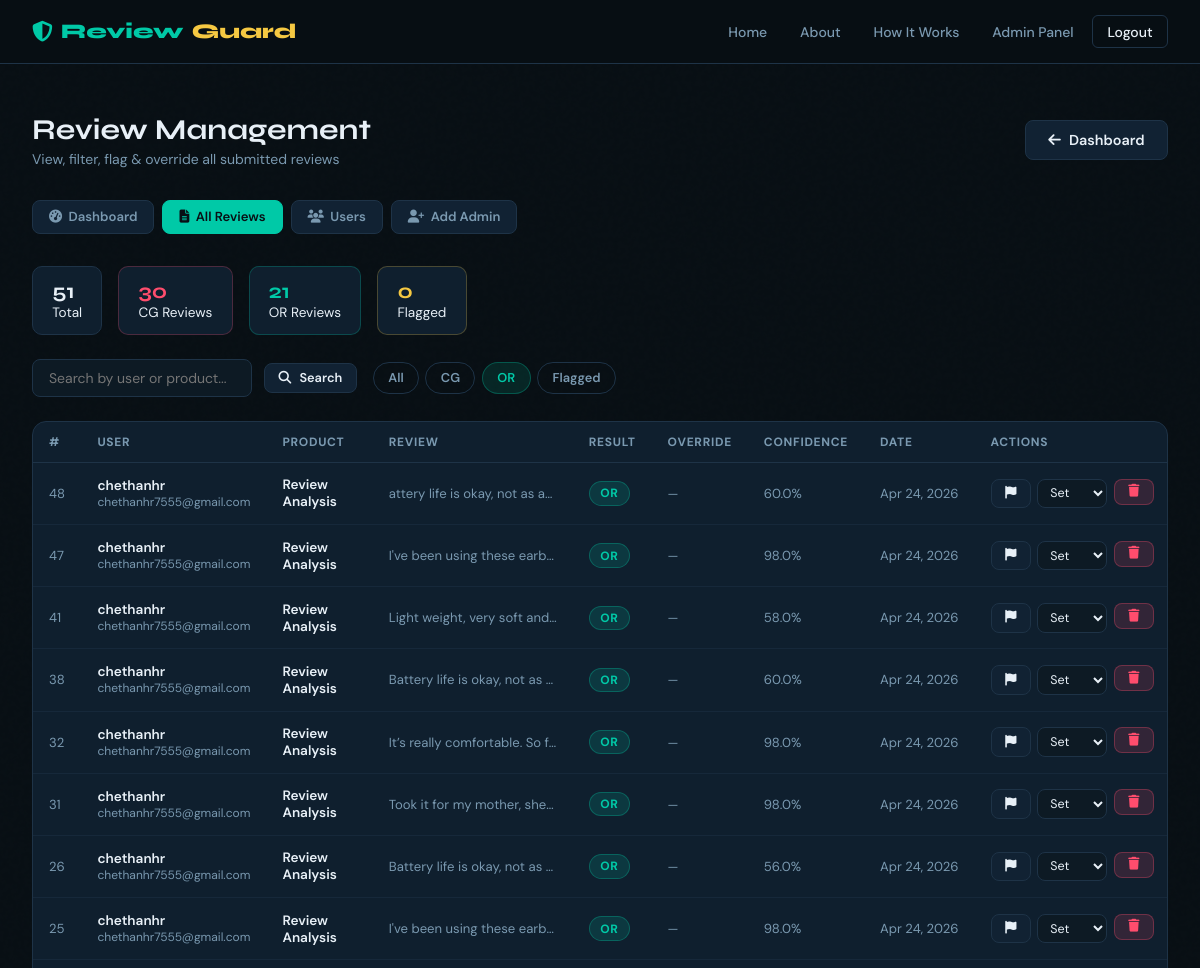
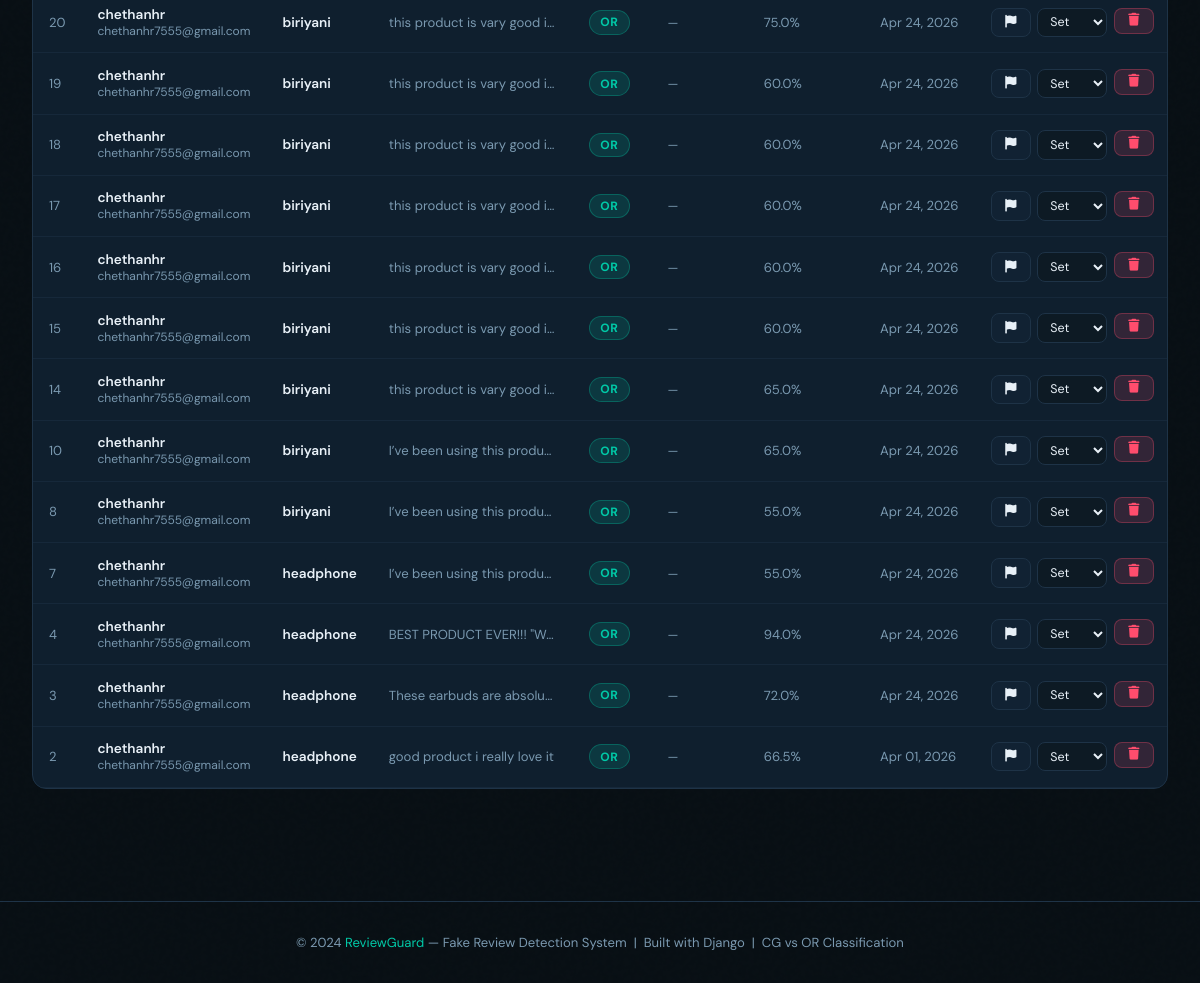
Screenshot of /admin-panel/reviews/?filter=OR (signed in) with the database file from the repository (2 pictures, top to bottom).
### reviews/models.py (models this page shows, shortened)
class Review(models.Model):
    user = models.ForeignKey(User, on_delete=models.CASCADE, related_name='reviews')
    product_name = models.CharField(max_length=200)
    category = models.CharField(max_length=50, choices=CATEGORY_CHOICES, default='other')
    review_text = models.TextField()
    result = models.CharField(max_length=5, choices=[('CG', 'Computer Generated'), ('OR', 'Original Review')])
    confidence = models.FloatField(default=0.0)
    detection_reasons = models.TextField(blank=True, default='')
    is_flagged = models.BooleanField(default=False)
    admin_override = models.CharField(max_length=5, blank=True, null=True)
    created_at = models.DateTimeField(auto_now_add=True)
    updated_at = models.DateTimeField(auto_now=True)
    class Meta:
        ordering = ['-created_at']
    @property
    def short_text(self):
        return self.review_text[:120] + '...' if len(self.review_text) > 120 else self.review_text

### admin_panel/views.py (the view)
    def wrapper(request, *args, **kwargs):
        if not request.user.is_authenticated or not request.user.is_staff:
            messages.error(request, 'Admin access required. Please login as admin.')
            return redirect('admin_login')
        return view_func(request, *args, **kwargs)

### admin_panel/views.py (called while the page is built)
def admin_required(view_func):
    def wrapper(request, *args, **kwargs):
        if not request.user.is_authenticated or not request.user.is_staff:
            messages.error(request, 'Admin access required. Please login as admin.')
            return redirect('admin_login')
        return view_func(request, *args, **kwargs)
    wrapper.__name__ = view_func.__name__
    return wrapper

### templates/admin_panel/admin_reviews.html (shortened to what this page needs)
{% extends 'base.html' %}
{% block content %}
<div class="admin-page">
    <div class="page-header">
        <div>
            <h1 style="font-size:1.8rem">Review Management</h1>
            <p style="color:var(--muted); font-size:0.875rem; margin-top:0.2rem">View, filter, flag & override all submitted reviews</p>
        </div>
        <a href="/admin-panel/dashboard/" class="btn btn-ghost"><i class="fas fa-arrow-left"></i> Dashboard</a>
    </div>
    <div class="admin-nav-pills">
        <a href="/admin-panel/dashboard/" class="admin-pill"><i class="fas fa-gauge-high"></i> Dashboard</a>
        <a href="/admin-panel/reviews/" class="admin-pill active"><i class="fas fa-file-lines"></i> All Reviews</a>
        <a href="/admin-panel/users/" class="admin-pill"><i class="fas fa-users"></i> Users</a>
        <a href="/admin-panel/register/" class="admin-pill"><i class="fas fa-user-plus"></i> Add Admin</a>
    </div>
    <div style="display:flex; gap:1rem; margin-bottom:1.5rem; flex-wrap:wrap">
        <div style="background:var(--card); border:1px solid var(--border); border-radius:10px; padding:0.8rem 1.2rem; font-size:0.85rem"><strong style="font-family:'Syne',sans-serif; font-size:1.3rem; display:block">{{ total }}</strong>Total</div>
        <div style="background:var(--card); border:1px solid rgba(255,77,109,0.25); border-radius:10px; padding:0.8rem 1.2rem; font-size:0.85rem"><strong style="font-family:'Syne',sans-serif; font-size:1.3rem; display:block; color:var(--red)">{{ cg_count }}</strong>CG Reviews</div>
        <div style="background:var(--card); border:1px solid rgba(0,201,167,0.25); border-radius:10px; padding:0.8rem 1.2rem; font-size:0.85rem"><strong style="font-family:'Syne',sans-serif; font-size:1.3rem; display:block; color:var(--teal)">{{ or_count }}</strong>OR Reviews</div>
        <div style="background:var(--card); border:1px solid rgba(245,200,66,0.25); border-radius:10px; padding:0.8rem 1.2rem; font-size:0.85rem"><strong style="font-family:'Syne',sans-serif; font-size:1.3rem; display:block; color:var(--gold)">{{ flagged_count }}</strong>Flagged</div>
    </div>
    <div class="filter-bar">
        <form method="GET" style="display:flex; gap:0.75rem; flex-wrap:wrap; align-items:center">
            <input type="text" name="search" class="search-input" placeholder="Search by user or product..." value="{{ search }}">
            <button type="submit" class="btn btn-ghost btn-sm"><i class="fas fa-search"></i> Search</button>
        </form>
        <div class="filter-tabs">
            <a href="?filter=all" class="filter-tab {% if filter_type == 'all' %}active-all{% endif %}">All</a>
            <a href="?filter=CG" class="filter-tab {% if filter_type == 'CG' %}active-cg{% endif %}">CG</a>
            <a href="?filter=OR" class="filter-tab {% if filter_type == 'OR' %}active-or{% endif %}">OR</a>
            <a href="?filter=flagged" class="filter-tab {% if filter_type == 'flagged' %}active-flagged{% endif %}">Flagged</a>
        </div>
    </div>
    <div class="table-wrap">
        <table class="data-table">
            <thead>
                <tr>
                    <th>#</th>
                    <th>User</th>
                    <th>Product</th>
                    <th>Review</th>
                    <th>Result</th>
                    <th>Override</th>
                    <th>Confidence</th>
                    <th>Date</th>
                    <th>Actions</th>
                </tr>
            </thead>
            <tbody>
                {% for review in reviews %}
                <tr>
                    <td style="color:var(--muted)">{{ review.id }}</td>
                    <td>
                        <div style="font-weight:600; font-size:0.85rem">{{ review.user.username }}</div>
                        <div style="font-size:0.75rem; color:var(--muted)">{{ review.user.email|default:"" }}</div>
                    </td>
                    <td style="font-weight:600; font-size:0.85rem">{{ review.product_name|truncatechars:25 }}</td>
                    <td class="review-text-cell" title="{{ review.review_text }}">{{ review.short_text }}</td>
                    <td>
                        <span class="badge {% if review.result == 'CG' %}badge-cg{% else %}badge-or{% endif %}">
                            {{ review.result }}
                        </span>
                    </td>
                    <td>
                        {% if review.admin_override %}
                            <span class="badge badge-flag"><i class="fas fa-pen"></i> {{ review.admin_override }}</span>
                        {% else %}
                            <span style="color:var(--muted); font-size:0.78rem">—</span>
                        {% endif %}
                    </td>
                    <td style="color:var(--muted)">{{ review.confidence }}%</td>
                    <td style="color:var(--muted); white-space:nowrap">{{ review.created_at|date:"M d, Y" }}</td>
                    <td>
                        <div class="action-btns">
                            <a href="/admin-panel/reviews/flag/{{ review.id }}/"
                               class="btn btn-sm {% if review.is_flagged %}btn-gold{% else %}btn-ghost{% endif %}"
                               title="{% if review.is_flagged %}Unflag{% else %}Flag{% endif %}">
                                <i class="fas fa-flag"></i>
                            </a>
                            <form class="override-form" method="POST" action="/admin-panel/reviews/override/{{ review.id }}/">
                                <select name="new_result" class="form-select" style="padding:0.3rem 0.5rem; font-size:0.78rem; width:70px" onchange="this.form.submit()">
                                    <option value="">Set</option>
                                </select>
                            </form>
                            <form method="POST" action="/admin-panel/reviews/delete/{{ review.id }}/" style="display:inline" onclick="return confirm('Delete this review permanently?')">
                                <button type="submit" class="btn btn-danger btn-sm" title="Delete"><i class="fas fa-trash"></i></button>
                            </form>
                        </div>
                    </td>
                </tr>
                {% empty %}
                <tr><td colspan="9" style="text-align:center; padding:3rem; color:var(--muted)"><i class="fas fa-inbox" style="display:block; font-size:2rem; margin-bottom:0.8rem; opacity:0.3"></i>No reviews found.</td></tr>
                {% endfor %}
            </tbody>
        </table>
    </div>
</div>
{% endblock %}

### templates/base.html (style rules this page uses)
:root { --bg: #080f14; --bg2: #0d1a24; --bg3: #112233; --teal: #00c9a7; --teal2: #00e5c0; --gold: #f5c842; --red: #ff4d6d; --text: #e8f0f7; --muted: #7a99b0; --border: #1e3347; --card: #0f1f2e; --cg-color: #ff4d6d; --or-color: #00c9a7; }
* { margin: 0; padding: 0; box-sizing: border-box; }
html { scroll-behavior: smooth; }
body { font-family: 'DM Sans', sans-serif; background: var(--bg); color: var(--text); min-height: 100vh; overflow-x: hidden; }
body::before { content: ''; position: fixed; inset: 0; pointer-events: none; z-index: 0; opacity: 0.4; }
.btn { display: inline-flex; align-items: center; gap: 0.5rem; padding: 0.65rem 1.4rem; border-radius: 8px; font-family: 'DM Sans', sans-serif; font-size: 0.9rem; font-weight: 600; cursor: pointer; border: none; text-decoration: none; transition: all 0.2s; white-space: nowrap; }
.btn-danger { background: rgba(255,77,109,0.15); color: var(--red); border: 1px solid rgba(255,77,109,0.3); }
.btn-ghost { background: var(--bg3); color: var(--text); border: 1px solid var(--border); }
.btn-sm { padding: 0.35rem 0.85rem; font-size: 0.8rem; }
.badge { display: inline-flex; align-items: center; gap: 0.3rem; padding: 0.2rem 0.65rem; border-radius: 20px; font-size: 0.75rem; font-weight: 700; letter-spacing: 0.05em; }
.badge-or { background: rgba(0,201,167,0.15); color: var(--teal); border: 1px solid rgba(0,201,167,0.3); }
.form-input, .form-select, .form-textarea { width: 100%; background: var(--bg2); border: 1px solid var(--border); border-radius: 8px; color: var(--text); padding: 0.7rem 1rem; font-family: 'DM Sans', sans-serif; font-size: 0.9rem; transition: border-color 0.2s, box-shadow 0.2s; outline: none; }
.form-select option { background: var(--bg2); }
.data-table { width: 100%; border-collapse: collapse; }
.data-table th { padding: 0.75rem 1rem; text-align: left; font-size: 0.75rem; font-weight: 700; color: var(--muted); text-transform: uppercase; letter-spacing: 0.06em; border-bottom: 1px solid var(--border); }
.data-table td { padding: 0.85rem 1rem; font-size: 0.875rem; border-bottom: 1px solid rgba(30,51,71,0.5); vertical-align: middle; }
h1, h2, h3 { font-family: 'Syne', sans-serif; }

### templates/admin_panel/admin_reviews.html (style rules this page uses)
.admin-page { max-width: 1200px; margin: 0 auto; padding: 3rem 2rem; }
.page-header { display: flex; align-items: center; justify-content: space-between; margin-bottom: 2rem; flex-wrap: wrap; gap: 1rem; }
.admin-nav-pills { display: flex; gap: 0.5rem; flex-wrap: wrap; margin-bottom: 2rem; }
.admin-pill { padding: 0.45rem 1rem; border-radius: 8px; font-size: 0.82rem; font-weight: 600; text-decoration: none; color: var(--muted); background: var(--bg3); border: 1px solid var(--border); transition: all 0.2s; display: flex; align-items: center; gap: 0.4rem; }
.admin-pill:hover, .admin-pill.active { background: var(--teal); color: var(--bg); border-color: var(--teal); }
.filter-bar { display: flex; align-items: center; gap: 1rem; margin-bottom: 1.5rem; flex-wrap: wrap; }
.search-input { background: var(--bg2); border: 1px solid var(--border); border-radius: 8px; color: var(--text); padding: 0.55rem 1rem; font-family: 'DM Sans', sans-serif; font-size: 0.875rem; outline: none; min-width: 220px; }
.filter-tabs { display: flex; gap: 0.4rem; }
.filter-tab { padding: 0.4rem 0.9rem; border-radius: 20px; font-size: 0.8rem; font-weight: 600; text-decoration: none; border: 1px solid var(--border); color: var(--muted); transition: all 0.2s; }
.filter-tab.active-or { background: rgba(0,201,167,0.12); color: var(--teal); border-color: rgba(0,201,167,0.3); }
.table-wrap { background: var(--card); border: 1px solid var(--border); border-radius: 14px; overflow: hidden; }
.data-table td { font-size: 0.82rem; max-width: 200px; }
.review-text-cell { max-width: 220px; white-space: nowrap; overflow: hidden; text-overflow: ellipsis; color: var(--muted); }
.action-btns { display: flex; gap: 0.4rem; }
.override-form { display: inline; }

### rows the page displays
Review: id "48", user.username "chethanhr", user.email "chethanhr7555@gmail.com", product_name "Review Analysis", short_text "attery life is okay, not as a…", result "OR", confidence "60.0", created_at "Apr 24, 2026"
Review: id "47", user.username "chethanhr", user.email "chethanhr7555@gmail.com", product_name "Review Analysis", short_text "I've been using these earb…", result "OR", confidence "98.0", created_at "Apr 24, 2026"
Review: id "41", user.username "chethanhr", user.email "chethanhr7555@gmail.com", product_name "Review Analysis", short_text "Light weight, very soft and…", result "OR", confidence "58.0", created_at "Apr 24, 2026"
Review: id "38", user.username "chethanhr", user.email "chethanhr7555@gmail.com", product_name "Review Analysis", short_text "Battery life is okay, not as…", result "OR", confidence "60.0", created_at "Apr 24, 2026"
Review: id "32", user.username "chethanhr", user.email "chethanhr7555@gmail.com", product_name "Review Analysis", short_text "It’s really comfortable. So f…", result "OR", confidence "98.0", created_at "Apr 24, 2026"
Review: id "31", user.username "chethanhr", user.email "chethanhr7555@gmail.com", product_name "Review Analysis", short_text "Took it for my mother, she…", result "OR", confidence "98.0", created_at "Apr 24, 2026"
Review: id "26", user.username "chethanhr", user.email "chethanhr7555@gmail.com", product_name "Review Analysis", short_text "Battery life is okay, not as…", result "OR", confidence "56.0", created_at "Apr 24, 2026"
Review: id "25", user.username "chethanhr", user.email "chethanhr7555@gmail.com", product_name "Review Analysis", short_text "I've been using these earb…", result "OR", confidence "98.0", created_at "Apr 24, 2026"
Review: id "20", user.username "chethanhr", user.email "chethanhr7555@gmail.com", product_name "biriyani", short_text "this product is vary good i…", result "OR", confidence "75.0", created_at "Apr 24, 2026"
Review: id "19", user.username "chethanhr", user.email "chethanhr7555@gmail.com", product_name "biriyani", short_text "this product is vary good i…", result "OR", confidence "60.0", created_at "Apr 24, 2026"
Review: id "18", user.username "chethanhr", user.email "chethanhr7555@gmail.com", product_name "biriyani", short_text "this product is vary good i…", result "OR", confidence "60.0", created_at "Apr 24, 2026"
Review: id "17", user.username "chethanhr", user.email "chethanhr7555@gmail.com", product_name "biriyani", short_text "this product is vary good i…", result "OR", confidence "60.0", created_at "Apr 24, 2026"
Review: id "16", user.username "chethanhr", user.email "chethanhr7555@gmail.com", product_name "biriyani", short_text "this product is vary good i…", result "OR", confidence "60.0", created_at "Apr 24, 2026"
Review: id "15", user.username "chethanhr", user.email "chethanhr7555@gmail.com", product_name "biriyani", short_text "this product is vary good i…", result "OR", confidence "60.0", created_at "Apr 24, 2026"
Review: id "14", user.username "chethanhr", user.email "chethanhr7555@gmail.com", product_name "biriyani", short_text "this product is vary good i…", result "OR", confidence "65.0", created_at "Apr 24, 2026"
Review: id "10", user.username "chethanhr", user.email "chethanhr7555@gmail.com", product_name "biriyani", short_text "I’ve been using this produ…", result "OR", confidence "65.0", created_at "Apr 24, 2026"
Review: id "8", user.username "chethanhr", user.email "chethanhr7555@gmail.com", product_name "biriyani", short_text "I’ve been using this produ…", result "OR", confidence "55.0", created_at "Apr 24, 2026"
Review: id "7", user.username "chethanhr", user.email "chethanhr7555@gmail.com", product_name "headphone", short_text "I’ve been using this produ…", result "OR", confidence "55.0", created_at "Apr 24, 2026"
Review: id "4", user.username "chethanhr", user.email "chethanhr7555@gmail.com", product_name "headphone", short_text "BEST PRODUCT EVER!!! \"W…", result "OR", confidence "94.0", created_at "Apr 24, 2026"
Review: id "3", user.username "chethanhr", user.email "chethanhr7555@gmail.com", product_name "headphone", short_text "These earbuds are absolu…", result "OR", confidence "72.0", created_at "Apr 24, 2026"
Review: id "2", user.username "chethanhr", user.email "chethanhr7555@gmail.com", product_name "headphone", short_text "good product i really love it", result "OR", confidence "66.5", created_at "Apr 01, 2026"

### other values shown
{{ total }} "51"
{{ cg_count }} "30"
{{ or_count }} "21"
{{ flagged_count }} "0"
